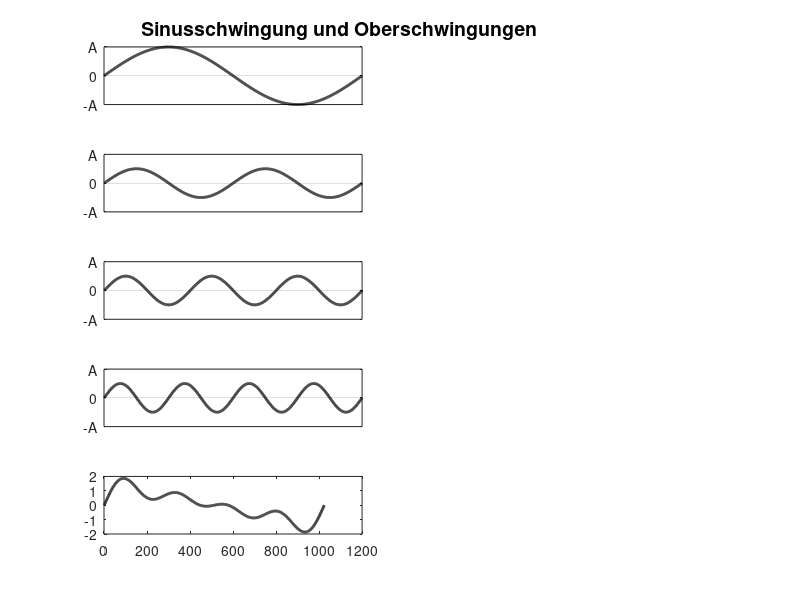

This chart was generated by the following MATLAB code: (Note: this script raises an error after producing the figure.)
function [A] = fig_sineharm();

t=linspace(0,2*pi,1024);
x0 = sin(t);
x1 = .5*sin(2*t);
x2 = .5*sin(3*t);
x3 = .5*sin(4*t);


figure,
subplot(521)
plot(x0,'k','LineWidth',2),
text(150,1.6,'Sinusschwingung und Oberschwingungen','FontSize',14,'FontWeight','bold'), 
%xlabel('Zeit t \rightarrow','FontSize',12,'FontWeight','demi'),
%ylabel('Amplitude','FontSize',12,'FontWeight','demi'),
set(gca,'XTick',[]),
%set(gca,'XTickLabel',{''}),
set(gca,'YTick',[-0.99999 0 .99999]),
set(gca,'YTickLabel',{'-A', '0', 'A'}),
axis('tight'),
grid on

subplot(523)
plot(x1,'k','LineWidth',2),
%xlabel('Zeit t \rightarrow','FontSize',12,'FontWeight','demi'),
%ylabel('Amplitude','FontSize',12,'FontWeight','demi'),
%title('Schwingung 1 (96Hz)','FontSize',14,'FontWeight','bold'), 
set(gca,'XTick',[]),
%set(gca,'XTickLabel',{''}),
set(gca,'YTick',[-0.99999 0 .99999]),
set(gca,'YTickLabel',{'-A', '0', 'A'}),
axis([0 length(t) -1 1]),
grid on

subplot(525)
plot(x2,'k','LineWidth',2),
%xlabel('Zeit t \rightarrow','FontSize',12,'FontWeight','demi'),
%ylabel('Amplitude','FontSize',12,'FontWeight','demi'),
%title('Schwingung 1 (96Hz)','FontSize',14,'FontWeight','bold'), 
set(gca,'XTick',[]),
%set(gca,'XTickLabel',{''}),
set(gca,'YTick',[-0.99999 0 .99999]),
set(gca,'YTickLabel',{'-A', '0', 'A'}),
axis([0 length(t) -1 1]),
grid on

subplot(527)
plot(x3,'k','LineWidth',2),
%xlabel('Zeit t \rightarrow','FontSize',12,'FontWeight','demi'),
%ylabel('Amplitude','FontSize',12,'FontWeight','demi'),
%title('Schwingung 1 (96Hz)','FontSize',14,'FontWeight','bold'), 
set(gca,'XTick',[]),
%set(gca,'XTickLabel',{''}),
set(gca,'YTick',[-0.99999 0 .99999]),
set(gca,'YTickLabel',{'-A', '0', 'A'}),
axis([0 length(t) -1 1]),
grid on

subplot(529)
plot(x0+x1+x2+x3,'k','LineWidth',2),
xlabel('Zeit t \rightarrow','FontSize',12,'FontWeight','demi'),
%ylabel('Amplitude','FontSize',12,'FontWeight','demi'),
%title('Schwingung 1 (96Hz)','FontSize',14,'FontWeight','bold'), 
set(gca,'XTick',[0 1024]),
set(gca,'XTickLabel',{'0','T0'}),
set(gca,'YTick',[-1.99999 0 1.99999]),
set(gca,'YTickLabel',{'-2A', '0', '2A'}),
axis([0 length(t) -2 2]),
grid on

%ffts
subplot(522)
f0=fft(x0);
stem(abs(f0(1:5)/512),'filled','k'),
%xlabel('Zeit t \rightarrow','FontSize',12,'FontWeight','demi'),
%ylabel('Amplitude','FontSize',12,'FontWeight','demi'),
%title('Schwingung 1 (96Hz)','FontSize',14,'FontWeight','bold'), 
set(gca,'XTick',[1 2 3 4 5]),
set(gca,'XTickLabel',{}),
%set(gca,'XTickLabel',{'0','f0', '2f0', '3f0', '4f0'}),
set(gca,'YTick',[0 0.5 .99999]),
set(gca,'YTickLabel',{'0', 'A/2', 'A'}),
axis([1 5 0 1]),
grid on

subplot(524)
f1=fft(x1);
stem(abs(f1(1:5)/512),'filled','k'),
%xlabel('Zeit t \rightarrow','FontSize',12,'FontWeight','demi'),
%ylabel('Amplitude','FontSize',12,'FontWeight','demi'),
%title('Schwingung 1 (96Hz)','FontSize',14,'FontWeight','bold'), 
set(gca,'XTick',[1 2 3 4 5]),
set(gca,'XTickLabel',{}),
set(gca,'YTick',[0 0.5 .99999]),
set(gca,'YTickLabel',{'0', 'A/2', 'A'}),
axis([1 5 0 1]),
grid on

subplot(526)
f2=fft(x2);
stem(abs(f2(1:5)/512),'filled','k'),
%xlabel('Zeit t \rightarrow','FontSize',12,'FontWeight','demi'),
%ylabel('Amplitude','FontSize',12,'FontWeight','demi'),
%title('Schwingung 1 (96Hz)','FontSize',14,'FontWeight','bold'), 
set(gca,'XTick',[1 2 3 4 5]),
set(gca,'XTickLabel',{}),
set(gca,'YTick',[0 0.5 .99999]),
set(gca,'YTickLabel',{'0', 'A/2', 'A'}),
axis([1 5 0 1]),
grid on

subplot(528)
f3=fft(x3);
stem(abs(f3(1:5)/512),'filled','k'),
%xlabel('Zeit t \rightarrow','FontSize',12,'FontWeight','demi'),
%ylabel('Amplitude','FontSize',12,'FontWeight','demi'),
%title('Schwingung 1 (96Hz)','FontSize',14,'FontWeight','bold'), 
set(gca,'XTick',[1 2 3 4 5]),
set(gca,'XTickLabel',{}),
set(gca,'YTick',[0 0.5 .99999]),
set(gca,'YTickLabel',{'0', 'A/2', 'A'}),
axis([1 5 0 1]),
grid on

subplot(5,2,10)
f=fft(x0+x1+x2+x3);
stem(abs(f(1:5)/512),'filled','k'),
xlabel('Frequenz f \rightarrow','FontSize',12,'FontWeight','demi'),
%ylabel('Amplitude','FontSize',12,'FontWeight','demi'),
%title('Schwingung 1 (96Hz)','FontSize',14,'FontWeight','bold'), 
set(gca,'XTick',[1 2 3 4 5]),
set(gca,'XTickLabel',{'0','f0', '2f0', '3f0', '4f0'}),
set(gca,'YTick',[0 0.5 .99999]),
set(gca,'YTickLabel',{'0', 'A/2', 'A'}),
axis([1 5 0 1.001]),
grid on

% write output file
cOutputFilePath = 'H:\eigdat\private\documents\Uni\Tutorium\TeX\Tutorium.current\New\n_sineharm';
print('-depsc2', '-tiff', '-r600', '-cmyk', cOutputFilePath);
print('-dpng', '-r600', cOutputFilePath);
print('-dtiff', '-r600', cOutputFilePath);
print('-dbitmap', '-r600', cOutputFilePath);

%print -depsc2 h:\eigdat\TEX\AlexPrivate\New\n_sineharm.eps
%print -dbitmap h:\eigdat\TEX\AlexPrivate\New\n_sineharm.bmp
%print -dtiffnocompression h:\eigdat\TEX\AlexPrivate\New\n_sineharm.tif
%print -dpng h:\eigdat\TEX\AlexPrivate\New\n_sineharm.png
